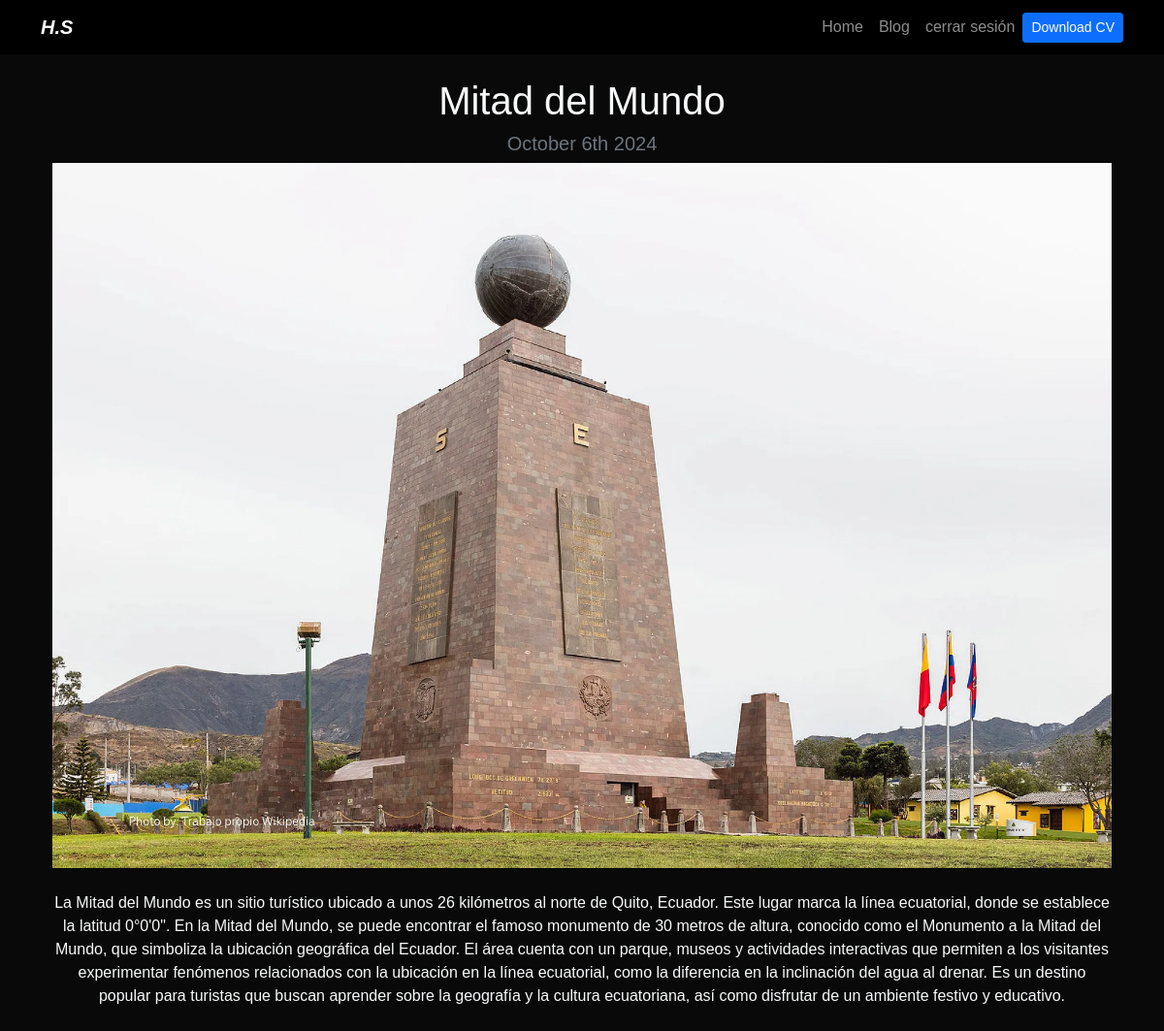
Page /blog/2/ (signed in) on the committed database.
### blog/models.py (models this page shows, shortened)
class Post(models.Model):
    title = models.CharField(max_length=100)
    description = models.TextField()
    image = models.ImageField(upload_to='blog/images/')
    date = models.DateField(default=datetime.date.today)  # Se usa `default`

### blog/views.py (the view)
# urls.py: path('<int:post_id>/', post_detail, name='post_detail'),  # URL para ver detalles de un post específico
@login_required
def post_detail(request, post_id):
    post = get_object_or_404(Post, pk=post_id)  # Recuperar el post específico o devolver 404 si no existe
    return render(request, 'blog/post_detail.html', {'post': post})  # Asegúrate de tener un template para post_detail

### blog/templates/blog/post_detail.html
{% extends 'layout.html' %}
{% block content %}
<div class="text-center">
  <h1>{{post.title}}</h1>
  <h2 class="my-2 h5 text-muted">{{post.date|date:'F jS Y'}}</h2>
  <img src="{{post.image.url}}" alt="{{post.title}}" class="img-fluid">
  <div class="my-4">
  {{post.description|safe}}
  </div>
</div>
{% endblock %}

### portfolio/static/main.css (style rules this page uses)
body { background: #090909; font-family: Arial, sans-serif; margin: 0; padding: 0; }

### rows in the picture
Post: title "Mitad del Mundo", date "October 6th 2024", image (picture), description "La Mitad del Mundo es un sitio turístico ubicado a unos 26 kilómetros al norte de Quito, Ecuador. Este lugar marca la línea ecuatorial, donde se establece la latitud 0°0'0\". En la Mitad del Mundo, se puede encontrar el famoso monumento de 30 metros de altura, conocido como el Monumento a la Mitad del Mundo, que simboliza la ubicación geográfica del Ecuador. El área cuenta con un parque, museos y actividades interactivas que permiten a los visitantes experimentar fenómenos relacionados con la ubicación en la línea ecuatorial, como la diferencia en la inclinación del agua al drenar. Es un destino popular para turistas que buscan aprender sobre la geografía y la cultura ecuatoriana, así como…"
